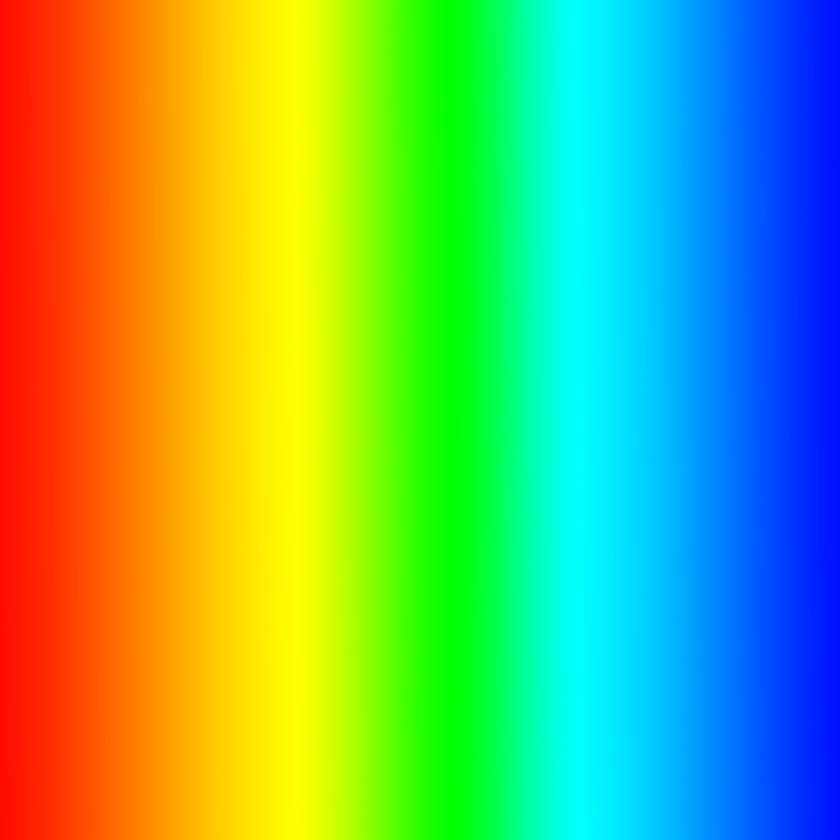
%> input picture rainbow.jpg, 840 x 840 px, shrunk from 1333 x 1333 before the run
$ octave DIP_1.m   (GNU Octave 9; MATLAB toolbox functions it lacks are replaced by stand-ins)
%> lines starting %> are read from the running program, lines starting %| are printed output that depends on the picture; in (x1, y1, x2, y2) boxes, pixels count from 0 and x2, y2 are one past the last pixel; in counts of white or black regions, pixels touching at a corner belong together; the program's own positions count from 1
% Digital Image Processing Introduction

clc; clear; close all;

% image rainbow.jpg should be added to the path of matlab file on which you are working
% write subplot first and then the command to perform
subplot(2, 3, 1);
original = imread('rainbow.jpg');
%> original is the input picture: size 840x840x3 uint8; mean R, G, B 113.7, 177.2, 99
imshow(original); % im + english word = command

% see image subimage / imshow anything is fine
subimage(original);
axis off; % hides the x and y axis

%convert 3D image to 2D image(grayscale)
subplot(2, 3, 2);
gray = rgb2gray(original); % gray is user - defined function; rgb2gray built-in function
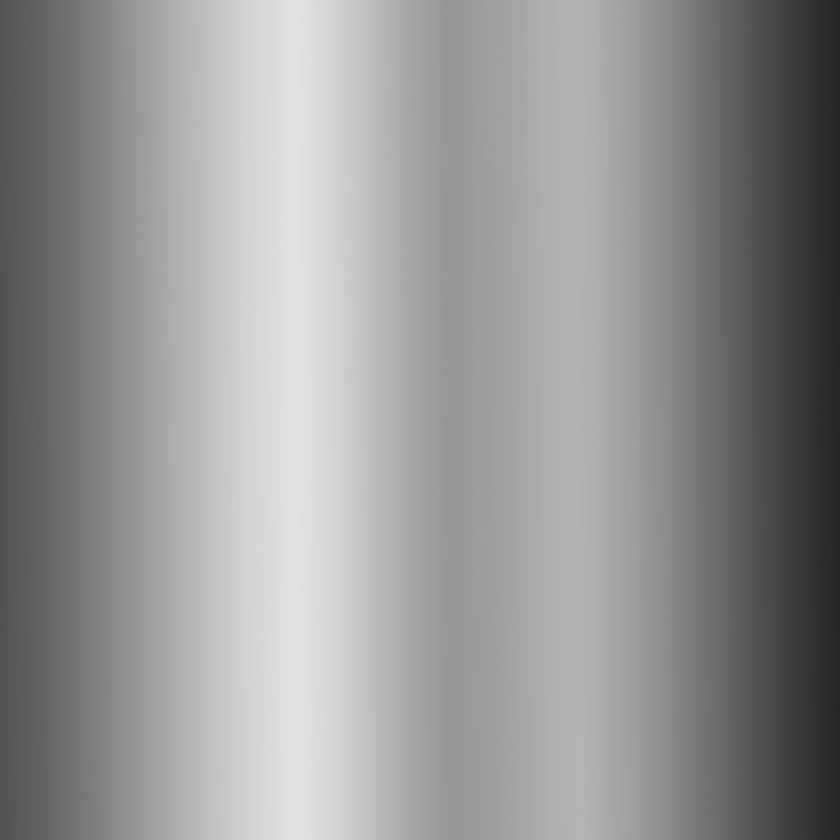
%> gray: size 840x840 uint8; min 37, max 226, mean 149.3
imshow(gray);

%convert 3D image to Black and white image
subplot(2, 3, 3);
bw = im2bw(original);
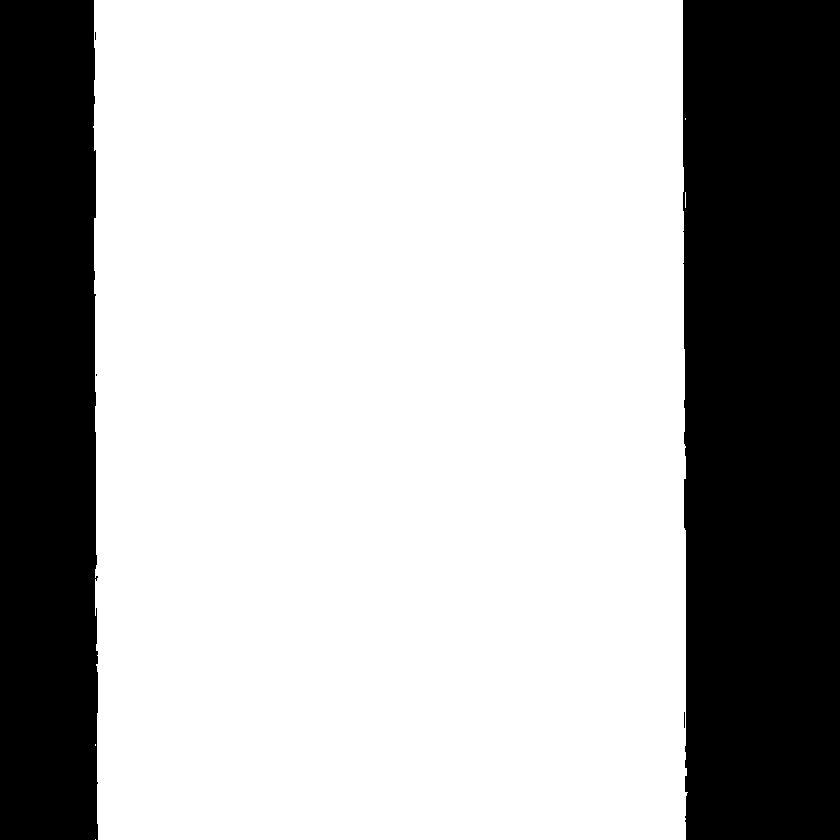
%> bw: size 840x840 logical; 70.1% white; 5 black regions (3 under 20 px), largest, box (x1, y1, x2, y2) and area: (683, 0, 840, 840) 130474, (0, 0, 98, 840) 80374
imshow(bw);

% To see RGB composition of picture
%show redband
subplot(2, 3, 4);
redband = original(:, :, 1);
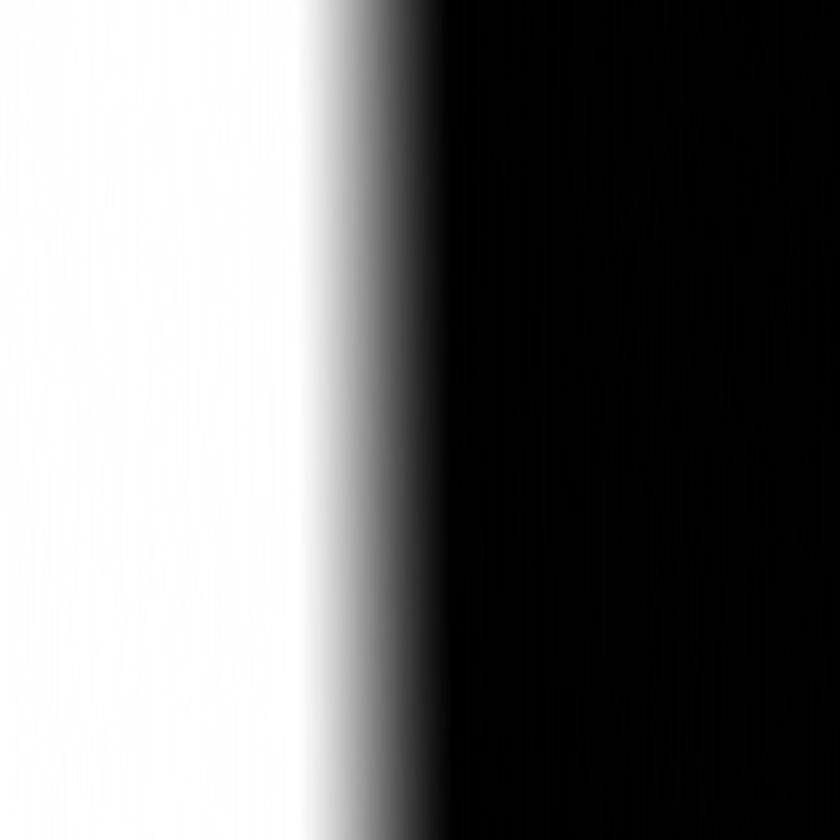
%> redband: size 840x840 uint8; min 0, max 255, mean 113.7
imshow(redband);

%show redband
subplot(2, 3, 5);
greenband = original(:, :, 2);
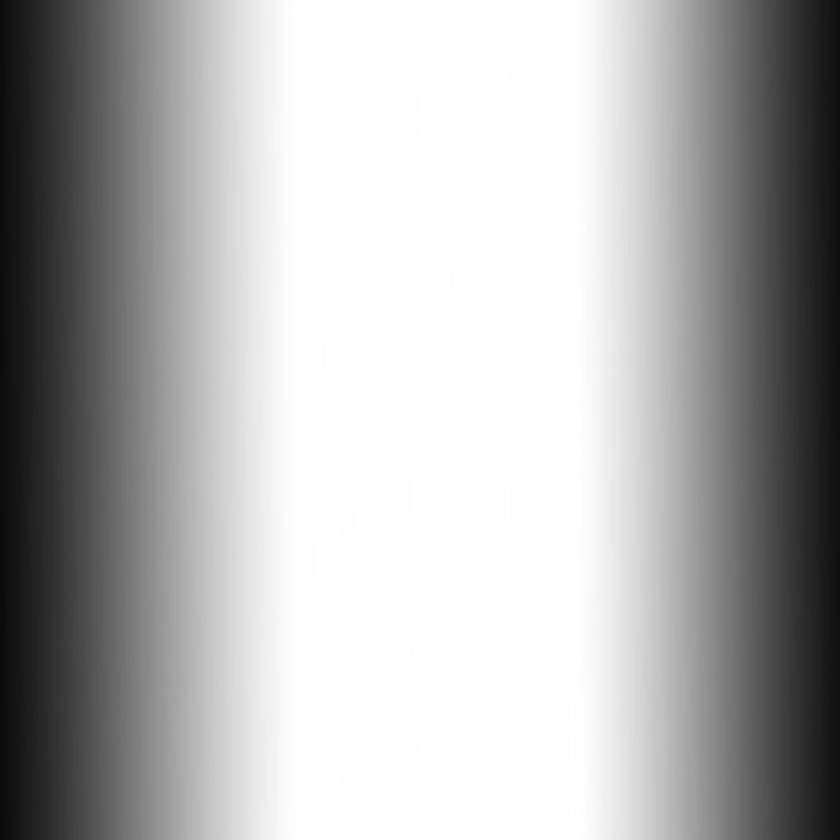
%> greenband: size 840x840 uint8; min 10, max 255, mean 177.2
imshow(greenband);

%show redband
subplot(2, 3, 6);
blueband = original(:, :, 3);
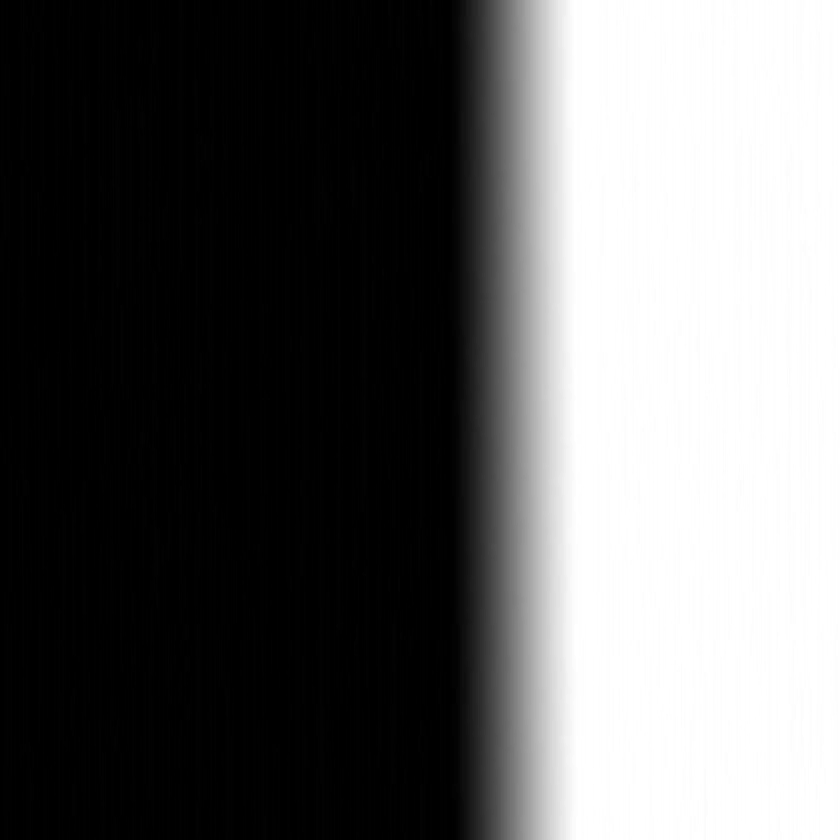
%> blueband: size 840x840 uint8; min 0, max 255, mean 99
imshow(blueband);

$ run again, with colourful.jpg copied over rainbow.jpg
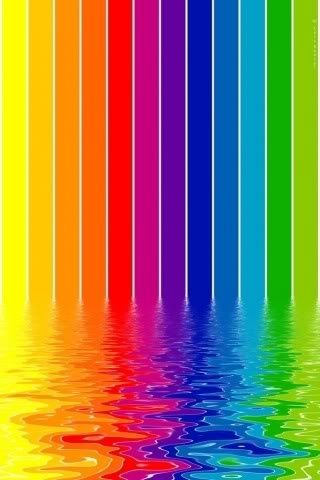
%> input picture colourful.jpg, 320 x 480 px
%> original is the input picture: size 480x320x3 uint8; mean R, G, B 149.6, 123.6, 84.6
%> `bw = im2bw(original);`:
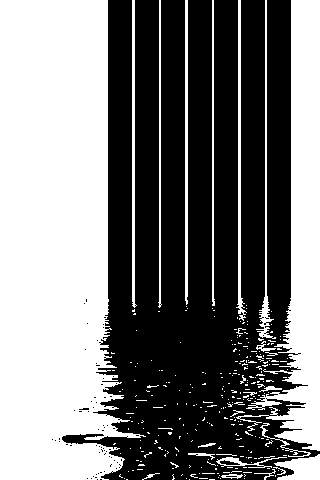
%> bw: size 480x320 logical; 47.9% white; 297 white regions (272 under 20 px), largest, box (x1, y1, x2, y2) and area: (0, 0, 146, 480) 51948, (236, 0, 320, 451) 13851, (236, 0, 247, 321) 999
%> `blueband = original(:, :, 3);`:
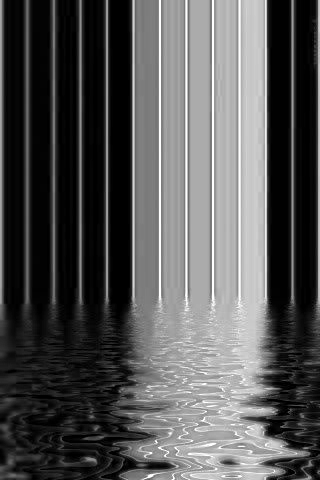
%> blueband: size 480x320 uint8; min 0, max 255, mean 84.6

$ run again, with mundi.jpg copied over rainbow.jpg
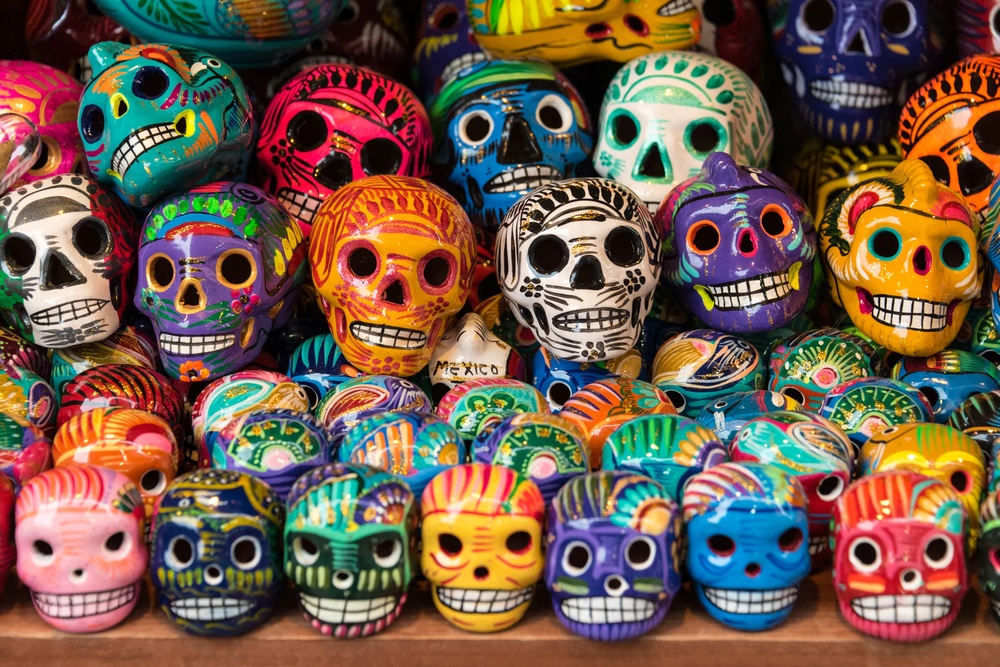
%> input picture mundi.jpg, 1000 x 667 px, shrunk from 1698 x 1133 before the run
%> original is the input picture: size 667x1000x3 uint8; mean R, G, B 114.9, 90.7, 75
%> `bw = im2bw(original);`:
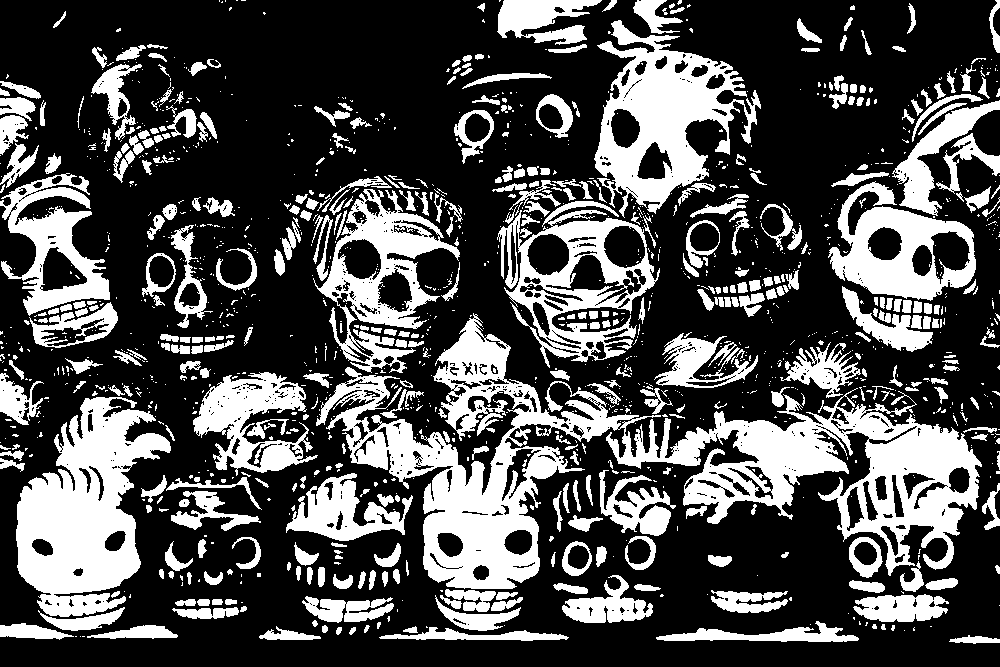
%> bw: size 667x1000 logical; 30.6% white; 1412 white regions (1004 under 20 px), largest, box (x1, y1, x2, y2) and area: (316, 313, 982, 589) 49260, (16, 397, 171, 617) 18609, (594, 20, 761, 218) 13937
%> `blueband = original(:, :, 3);`:
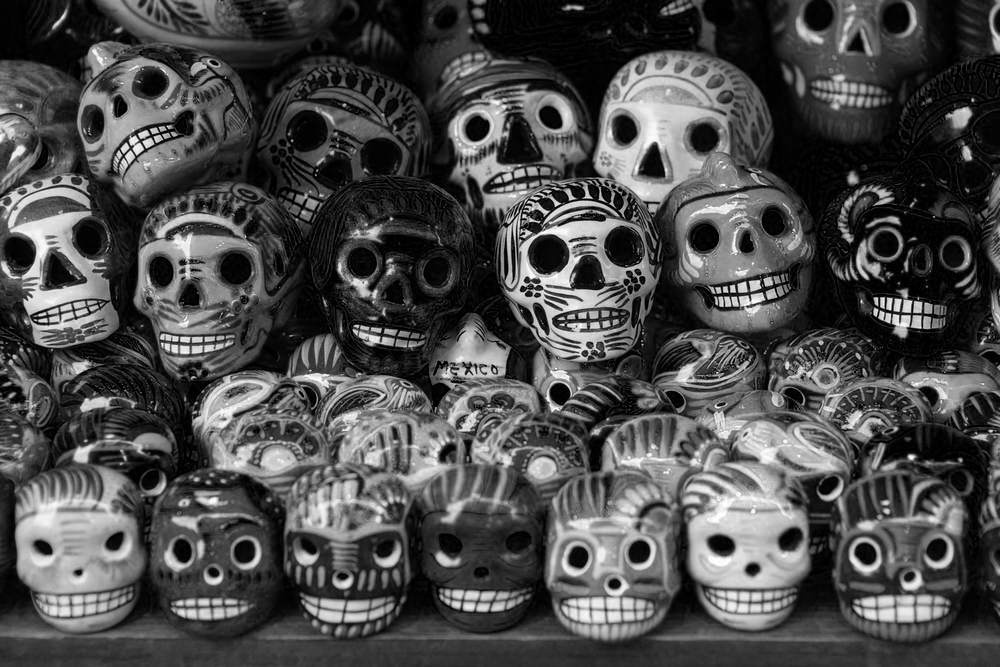
%> blueband: size 667x1000 uint8; min 0, max 255, mean 75

$ run again, with umbrella.jpg copied over rainbow.jpg
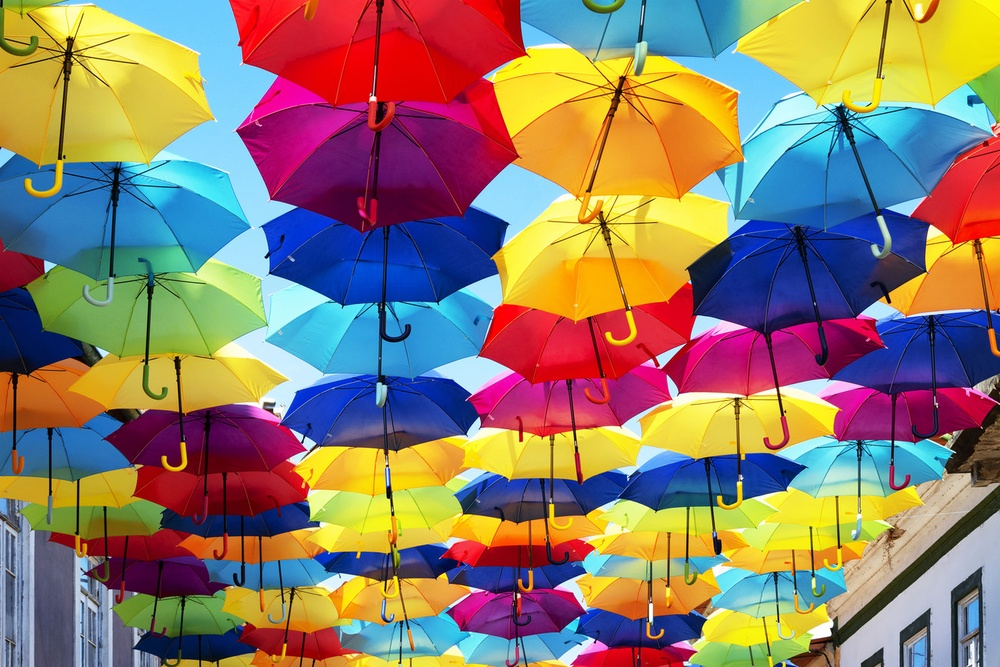
%> input picture umbrella.jpg, 1000 x 667 px, shrunk from 1300 x 867 before the run
%> original is the input picture: size 667x1000x3 uint8; mean R, G, B 144.2, 124, 105.5
%> `bw = im2bw(original);`:
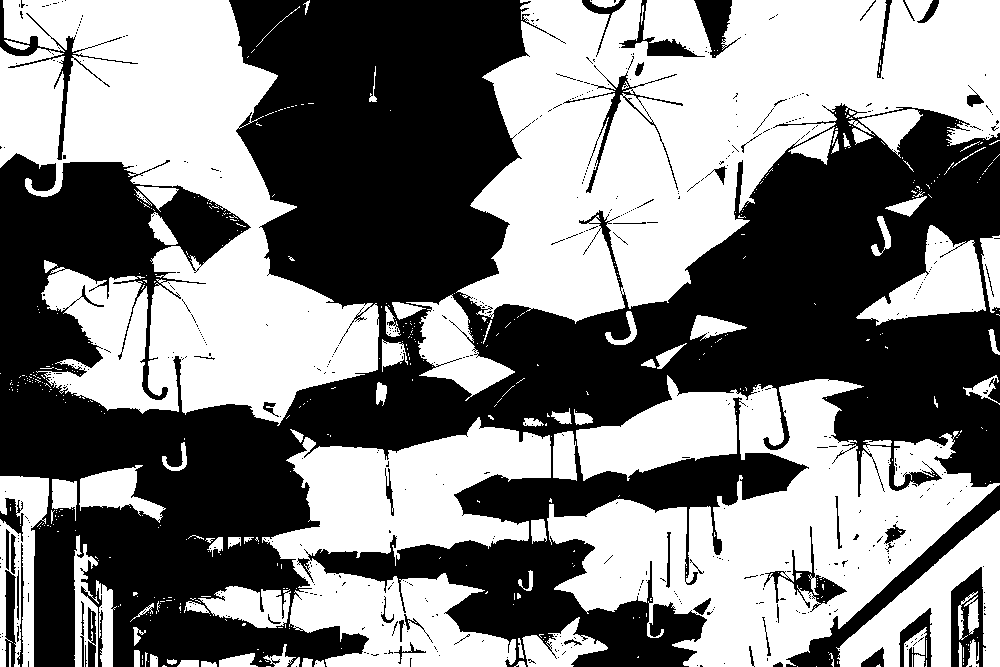
%> bw: size 667x1000 logical; 50.5% white; 562 black regions (507 under 20 px), largest, box (x1, y1, x2, y2) and area: (0, 0, 1000, 667) 309420, (786, 485, 1000, 667) 4593, (951, 567, 986, 667) 2008
%> `blueband = original(:, :, 3);`:
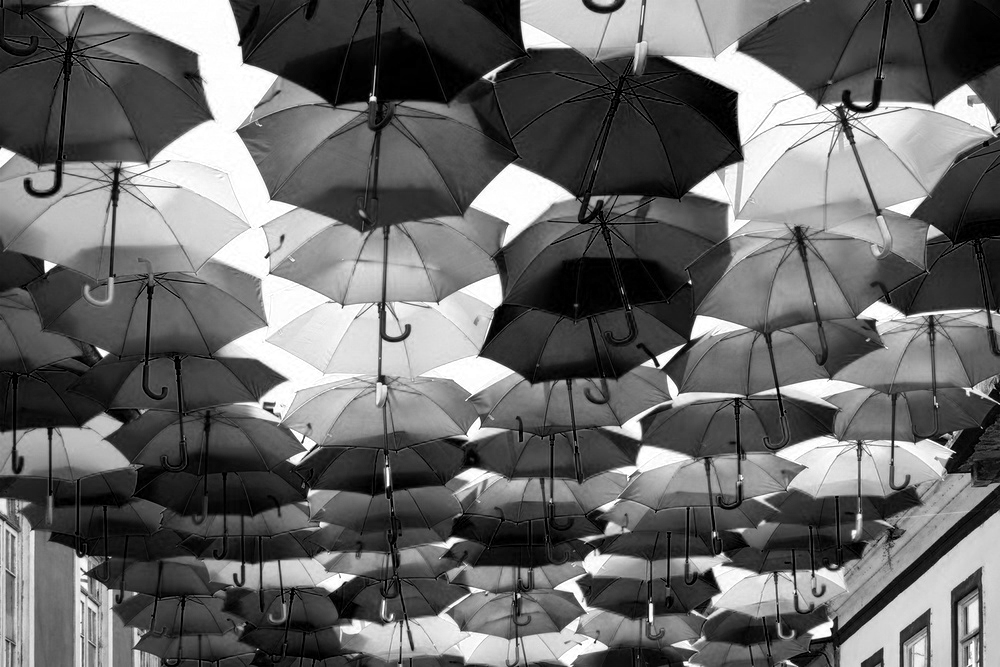
%> blueband: size 667x1000 uint8; min 0, max 255, mean 105.5
